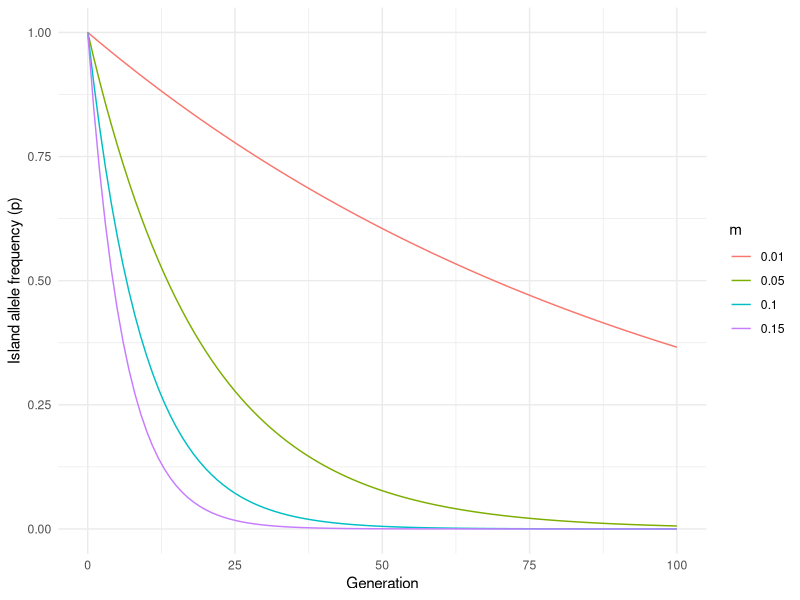
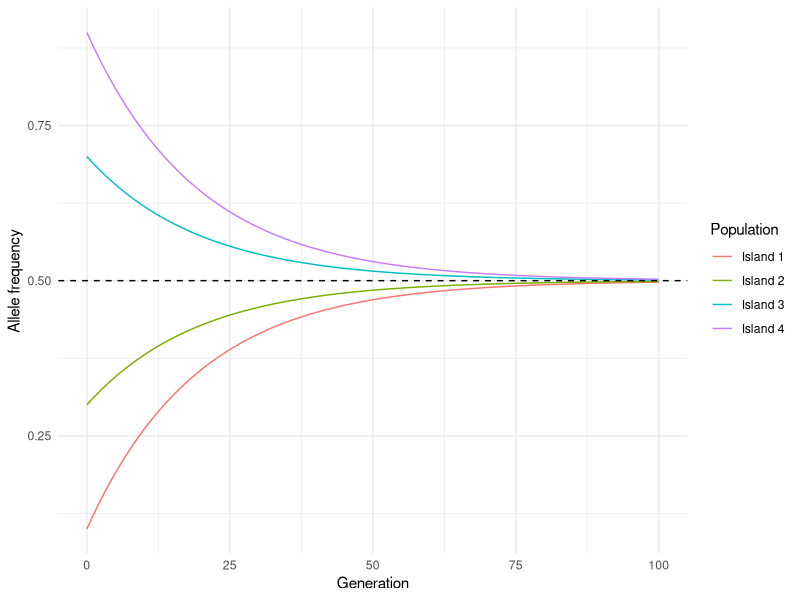
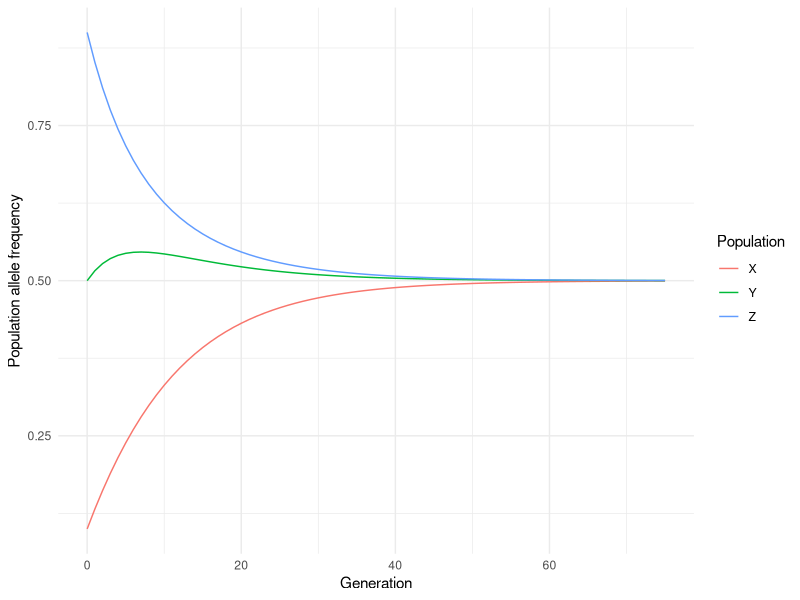

Here is the R script that generated these plots, in order:
## ---- chunk 1
#| message: false
library( ggplot2 )

m_values <- c( 0.01, 0.05, 0.10, 0.15 )
T <- 100
px <- 0

results <- data.frame()
for( m in m_values ) {
  p <- numeric( T + 1 )
  p[1] <- 1
  for( t in 1:T ) {
    p[t + 1] <- (1 - m) * p[t] + m * px
  }
  results <- rbind( results, data.frame( m = m, Generation = 0:T, p = p ) )
}
results$m <- factor( results$m )
## ---- chunk 2
#| label: fig-island-mainland-sim
#| fig-cap: "Allele frequency on an island that starts fixed for an allele absent from the mainland, under four migration rates."
#| fig-alt: "Four curves of island allele frequency falling from 1 toward 0 over 100 generations; the curve for m = 0.15 drops fastest and the curve for m = 0.01 has only fallen to about 0.37 by generation 100."
ggplot( results, aes( x = Generation, y = p, color = m ) ) +
  geom_line() +
  ylab( "Island allele frequency (p)" ) +
  theme_minimal()
## ---- chunk 3
all.equal( p, px + (1 - px) * (1 - m)^(0:T) )
log( 0.5 ) / log( 1 - m_values )
## ---- chunk 4
T <- 100
m <- 0.05
p0 <- c( 0.1, 0.3, 0.7, 0.9 )
pbar <- mean( p0 )

islands <- data.frame()
for( i in 1:length( p0 ) ) {
  Generation <- 0:T
  Frequency <- pbar + (p0[i] - pbar) * (1 - m)^Generation
  islands <- rbind( islands,
                    data.frame( Population = paste( "Island", i ),
                                Generation = Generation,
                                Frequency = Frequency ) )
}
## ---- chunk 5
#| label: fig-island-model-sim
#| fig-cap: "Allele frequencies in four island populations exchanging migrants at $m = 0.05$ through a migrant pool with $\\bar{p} = 0.5$."
#| fig-alt: "Four curves starting at 0.1, 0.3, 0.7, and 0.9 that converge symmetrically on 0.5 over 100 generations, the outer two taking longest to arrive."
ggplot( islands, aes( x = Generation, y = Frequency, color = Population ) ) +
  geom_line() +
  geom_hline( yintercept = pbar, linetype = "dashed" ) +
  ylab( "Allele frequency" ) +
  theme_minimal()
## ---- chunk 6
T <- 75
pX <- rep( NA, T + 1 )
pY <- rep( NA, T + 1 )
pZ <- rep( NA, T + 1 )
pX[1] <- 0.1
pY[1] <- 0.5
pZ[1] <- 0.9
## ---- chunk 7
mXY <- 0.04
mXZ <- 0.02
mYZ <- 0.08
## ---- chunk 8
for( gen in 2:(T + 1) ) {
  pX[gen] <- mXY * pY[gen - 1] + mXZ * pZ[gen - 1] + (1 - (mXY + mXZ)) * pX[gen - 1]
  pY[gen] <- mXY * pX[gen - 1] + mYZ * pZ[gen - 1] + (1 - (mXY + mYZ)) * pY[gen - 1]
  pZ[gen] <- mXZ * pX[gen - 1] + mYZ * pY[gen - 1] + (1 - (mXZ + mYZ)) * pZ[gen - 1]
}

df <- data.frame( Generation = rep( 0:T, times = 3 ),
                  Frequency = c( pX, pY, pZ ),
                  Population = rep( c( "X", "Y", "Z" ), each = T + 1 ) )
## ---- chunk 9
#| label: fig-general-model-sim
#| fig-cap: "Allele frequencies in three populations exchanging migrants at $m_{x \\leftrightarrow y} = 0.04$, $m_{x \\leftrightarrow z} = 0.02$, and $m_{y \\leftrightarrow z} = 0.08$."
#| fig-alt: "Three curves starting at 0.1, 0.5, and 0.9 that converge on 0.5. The middle curve, Y, first rises toward Z before settling back toward 0.5."
ggplot( df, aes( x = Generation, y = Frequency, color = Population ) ) +
  geom_line() +
  ylab( "Population allele frequency" ) +
  theme_minimal()
## ---- chunk 10
mean( c( pX[1], pY[1], pZ[1] ) )
c( pX[T + 1], pY[T + 1], pZ[T + 1] )
## ---- chunk 11
M <- matrix( c( 1 - (mXY + mXZ), mXY,             mXZ,
                mXY,             1 - (mXY + mYZ), mYZ,
                mXZ,             mYZ,             1 - (mXZ + mYZ) ),
             nrow = 3, byrow = TRUE )
rowSums( M )

p <- c( 0.1, 0.5, 0.9 )
for( gen in 1:T ) {
  p <- M %*% p
}
p
## ---- chunk 12
pbar <- mean( c( pX[1], pY[1], pZ[1] ) )
max_diff <- pmax( abs( pX - pbar ), abs( pY - pbar ), abs( pZ - pbar ) )
min( (0:T)[ max_diff < 0.01 ] )
